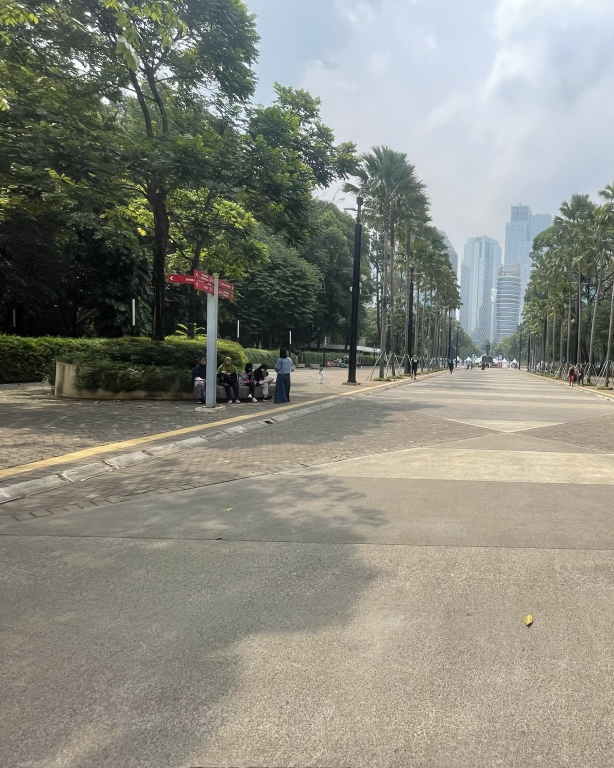
#> input picture streamlit_app/image1_60_left.jpg, 1228 x 1536 px (shown at 1/2 size)
$ python image_stitching.py
#> lines starting #> are read from the running program, lines starting #| are printed output that depends on the picture
#> further down, image1 is the input picture: shape (1536, 1228, 3); mean B, G, R 127.1, 137.2, 136.8
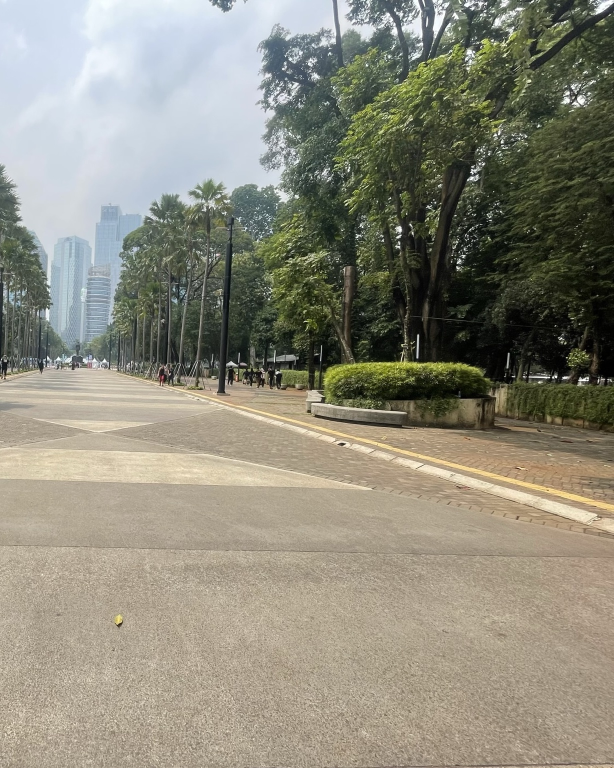
#> input picture streamlit_app/image1_60_right.jpg, 1228 x 1536 px (shown at 1/2 size)
#> further down, image2 is the input picture: shape (1536, 1228, 3); mean B, G, R 124, 138.6, 141.2
import cv2
import numpy as np
import platform

# if success status = 0 and return image result
def image_stitching(image1, image2):
    expos_comp = cv2.detail.ExposureCompensator_GAIN_BLOCKS
    ba_cost_func = cv2.detail_BundleAdjusterRay()

    features_finder_type = 'AKAZE'
    if features_finder_type == 'AKAZE':
        features_finder = cv2.AKAZE_create()
        match_conf = 0.65
    elif features_finder_type == 'ORB':
        features_finder = cv2.ORB_create()
        match_conf = 0.3
    elif features_finder_type == 'BRISK':
        features_finder = cv2.BRISK_create()
        match_conf = 0.65

    print('features finder', features_finder)
    seam_finder = cv2.detail.GraphCutSeamFinder('COST_COLOR')
    estimator = cv2.detail_AffineBasedEstimator()
    warp_type  = 'plane'
    wave_correct = 'plane'
    blend_type = 'multiband'
    blend_strength = 10    #overlap
    if platform.system() == 'Linux':
        try_cuda = True
    else:
        try_cuda = False
    matcher = cv2.detail.BestOf2NearestMatcher(try_cuda, match_conf=match_conf,num_matches_thresh1= 6,num_matches_thresh2= 6)
    compensator = cv2.detail.ExposureCompensator_createDefault(expos_comp)

    work_megapix = 2
    seam_megapix = 0.2
    compose_megapix = -1
    conf_thresh = 1
    ba_refine_mask = 'xxxxx'
    wave_correct = cv2.detail.WAVE_CORRECT_HORIZ

    seam_work_aspect = 1
    full_img_sizes = []
    features = []
    images = []
    is_work_scale_set = False
    is_seam_scale_set = False
    is_compose_scale_set = False
    image_names = [image1, image2]

    if image1 is None or image2 is None:
        status = -1
        return status, None

    for name in image_names:
        full_img = name
        full_img_sizes.append((name.shape[1], name.shape[0]))
        print(full_img_sizes)
        # this can be simplified
        if work_megapix < 0:
                img = full_img
                work_scale = 1
                is_work_scale_set = True
        else:
            if is_work_scale_set is False:
                work_scale = min(1.0, np.sqrt(work_megapix * 1e6 / (full_img.shape[0] * full_img.shape[1])))
                is_work_scale_set =    True
            img = cv2.resize(src=full_img, dsize=None, fx=work_scale, fy=work_scale, interpolation=cv2.INTER_LINEAR_EXACT)
            print(img.shape)
        if is_seam_scale_set is False:
            if seam_megapix > 0:
                seam_scale = min(1.0, np.sqrt(seam_megapix * 1e6 / (full_img.shape[0] * full_img.shape[1])))
            else:
                seam_scale = 1.0
            seam_work_aspect = seam_scale / work_scale
            is_seam_scale_set = True

        img_feat = cv2.detail.computeImageFeatures2(features_finder, img)
        features.append(img_feat)

        # this need to be adjusted
        img = cv2.resize(src=full_img, dsize=None, fx=seam_scale, fy=seam_scale, interpolation=cv2.INTER_LINEAR_EXACT)
        images.append(img)
        cv2.imshow('img', img)
#> this loop made 2 passes
#> (work_scale, is_work_scale_set, seam_scale, seam_work_aspect, is_seam_scale_set) on pass 1: (1, True, 0.326, 0.326, True)
#| [(1228, 1536)]
#| (1536, 1228, 3)
#| [(1228, 1536), (1228, 1536)]
#| (1536, 1228, 3)
#> pass 1, in image_stitching, `img = cv2.resize(src=full_img, dsize=None, fx=seam_scale, fy=seam_scal..`:
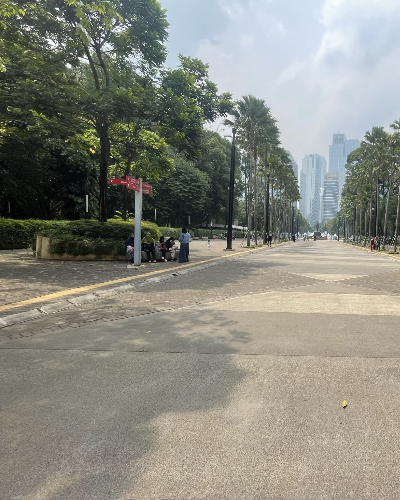
#> img: shape (500, 400, 3); mean B, G, R 127.1, 137.2, 136.8
#> pass 2, in image_stitching, `img = cv2.resize(src=full_img, dsize=None, fx=seam_scale, fy=seam_scal..`:
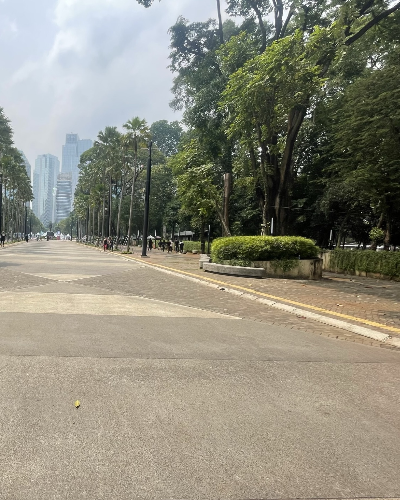
#> img: shape (500, 400, 3); mean B, G, R 124, 138.6, 141.2
#> after the loop, features = 2 items; full_img_sizes = [(1228, 1536), (1228, 1536)]; images = 2 items; is_seam_scale_set = True; seam_scale = 0.326; seam_work_aspect = 0.326
    try:
        p = matcher.apply2(features)
        matcher.collectGarbage()
    except:
        return -1, None

    indices = cv2.detail.leaveBiggestComponent(features, p, 0.3)
#> indices = [0]
    img_subset = []
    img_names_subset = []
    full_img_sizes_subset = []
    print(len(indices))
#| 1

    for i in range(len(indices)):
        img_names_subset.append(image_names[indices[i]])
        img_subset.append(images[indices[i]])
        full_img_sizes_subset.append(full_img_sizes[indices[i]])
#> this loop made 1 pass
#> after the loop, full_img_sizes_subset = [(1228, 1536)]; img_names_subset = 1 item; img_subset = 1 item
        # indices[i][0] = len(img_names_subset) - 1
        # indices[i][1] = len(img_names_subset) - 1

    images = img_subset
#> images = 1 item
    image_names = img_names_subset
#> image_names = 1 item
    full_img_sizes = full_img_sizes_subset
#> full_img_sizes = [(1228, 1536)]
    num_images = len(image_names)
#> num_images = 1

    b,cameras = estimator.apply(features, p, None)
#> b = True
    if not b:
        return -1, None
        # print("Homography estimation failed.")
        # exit()

    for cam in cameras:
        cam.R = cam.R.astype(np.float32)
#> this loop made 2 passes

    adjuster = ba_cost_func
    adjuster.setConfThresh(conf_thresh)
    refine_mask = np.zeros((3, 3), np.uint8)
    if ba_refine_mask[0] == 'x':
        refine_mask[0][0] = 1
    if ba_refine_mask[1] == 'x':
        refine_mask[0][1] = 1
    if ba_refine_mask[2] == 'x':
        refine_mask[0][2] = 1
    if ba_refine_mask[3] == 'x':
        refine_mask[1][1] = 1
    if ba_refine_mask[4] == 'x':
        refine_mask[1][2] = 1

    adjuster.setRefinementMask(refine_mask)
    print('type of p', type(p))
#| type of p <class 'tuple'>
    print('type of cameras', type(cameras))
#| type of cameras <class 'tuple'>
    print('type of features', type(features))
#| type of features <class 'list'>
    try:
        b, cameras = adjuster.apply(features, p, cameras)
    except:
        print("camera parameters adjusting failed.")
        return -1, None
        # print("Camera parameters adjusting failed.")
        # exit()
    if not b:
        print("Camera parameters adjusting failed.")
        return -1, None
        # print("Camera parameters adjusting failed.")
        # exit()

    focals = []
    for cam in cameras:
        focals.append(cam.focal)
    focals.sort()
    if len(focals) % 2 == 1:
        warped_image_scale = focals[len(focals) // 2]
    else:
        warped_image_scale = focals[len(focals) // 2 - 1] + focals[len(focals) // 2]
    if wave_correct is not None:
        rmats = []
        for cam in cameras:
            rmats.append(np.copy(cam.R))
        cv2.detail.waveCorrect(rmats, wave_correct)
        for idx, cam in enumerate(cameras):
            cam.R = rmats[idx]

    corners = []
    masks_warped = []
    images_warped = []
    sizes = []
    masks = []

    for i in range(0, num_images):
        um = cv2.UMat(255 * np.ones(images[i].shape[:2], dtype=np.uint8))
        masks.append(um)

    warper = cv2.PyRotationWarper(warp_type, warped_image_scale * seam_work_aspect)
    for idx in range(0, num_images):
        K = cameras[idx].K().astype(np.float32)
        swa = seam_work_aspect
        K[0][0] *= swa
        K[0][2] *= swa
        K[1][1] *= swa
        K[1][2] *= swa
        corner, image_wp = warper.warp(images[idx], K, cameras[idx].R, cv2.INTER_LINEAR, cv2.BORDER_REFLECT)
        corners.append(corner)
        sizes.append((image_wp.shape[1], image_wp.shape[0]))
        images_warped.append(image_wp)
        p, mask_wp = warper.warp(masks[idx], K, cameras[idx].R, cv2.INTER_NEAREST, cv2.BORDER_CONSTANT)
        masks_warped.append(mask_wp.get())

    images_warped_f = []
    for img in images_warped:
        imgf = img.astype(np.float32)
        images_warped_f.append(imgf)

    print('image warped f', len(images_warped_f))
    cv2.imshow('image warped f 1', images_warped_f[0])
    cv2.imshow('image warped f 2', images_warped_f[1])
    cv2.waitKey(0)

    compensator.feed(corners=corners, images=images_warped, masks=masks_warped)
    seam_finder = seam_finder.find(images_warped_f, corners, masks_warped)
    compose_scale = 1
    corners = []
    sizes = []
    blenders = None
    timelapser = None

    for idx, name in enumerate(image_names):
        full_img = name
        if not is_compose_scale_set:
            if compose_megapix > 0:
                compose_scale = min(1.0, np.sqrt(compose_megapix * 1e6 / (full_img.shape[0] * full_img.shape[1])))
            is_compose_scale_set = True

            compose_work_aspect = compose_scale / work_scale
            warped_image_scale *= compose_work_aspect
            warper = cv2.PyRotationWarper(warp_type, warped_image_scale)
            for i in range(0, len(image_names)):
                cameras[i].focal *= compose_work_aspect
                cameras[i].ppx *= compose_work_aspect
                cameras[i].ppy *= compose_work_aspect
                sz = (full_img_sizes[i][0] * compose_scale, full_img_sizes[i][1] * compose_scale)
                K = cameras[i].K().astype(np.float32)
                roi = warper.warpRoi(sz, K, cameras[i].R)
                corners.append(roi[0:2])
                sizes.append(roi[2:4])

        resize_factor = abs(compose_scale - 1)

        if resize_factor > 1e-1:

            img = cv2.resize(src=full_img, dsize=None, fx=compose_scale, fy=compose_scale, interpolation=cv2.INTER_LINEAR_EXACT)
        else:
            print('img is full img')
            img = full_img

        _img_size = (img.shape[1], img.shape[0])
        print(_img_size)

        K = cameras[idx].K().astype(np.float32)
        corner, image_warped = warper.warp(img, K, cameras[idx].R, cv2.INTER_LINEAR, cv2.BORDER_REFLECT)

        mask = 255 * np.ones((img.shape[0], img.shape[1]), dtype=np.uint8)
        p, mask_warped = warper.warp(mask, K, cameras[idx].R, cv2.INTER_NEAREST, cv2.BORDER_CONSTANT)
        compensator.apply(idx, corners[idx], image_warped, mask_warped)

        image_warped_s = image_warped.astype(np.int16)
        dilated_mask = cv2.dilate(masks_warped[idx], None)
        seam_mask = cv2.resize(dilated_mask, (mask_warped.shape[1], mask_warped.shape[0]), 0, 0, cv2.INTER_LINEAR_EXACT)
        mask_warped = cv2.bitwise_and(seam_mask, mask_warped)

        #blender
        if blenders is None:
            blenders = cv2.detail.Blender_createDefault(cv2.detail.Blender_NO)
            overlap_point1 = -(int(image1.shape[0]*100-blend_strength/100)) , image1.shape[1]
            overlap_point2 = [int(image2.shape[0]*100-blend_strength/100), image2.shape[1]]
            overlap_size1 = [image1.shape[0]/ blend_strength, image1.shape[1]]
            overlap_size2 = [image2.shape[0]/blend_strength, image2.shape[1]]
            print(overlap_point1 , overlap_point2)
            print(overlap_size1 , overlap_size2)
                        # overlap_sz = cv2.detail.overlapRoi[)
            # print('overlap size', overlap_sz)
            dst_sz = cv2.detail.resultRoi(corners=corners, sizes=sizes)

            blend_width = np.sqrt(dst_sz[2]*dst_sz[3]) * blend_strength / 100
            # blend_width = np.sqrt(dst_sz[2] * dst_sz[3]) * blend_strength / 100

            if blend_width < 1:
                blenders = cv2.detail.Blender_createDefault(cv2.detail.Blender_NO)
            elif blend_type == 'multiband':
                blenders = cv2.detail_MultiBandBlender()
                blenders.setNumBands((np.log(blend_width) / np.log(2.) - 1.).astype(np.int32))
            elif blend_type == 'feather':
                blenders = cv2.detail_FeatherBlender()
                blenders.setSharpness(1. / blend_width)
            blenders.prepare(dst_sz)

        blenders.feed(cv2.UMat(image_warped_s), mask_warped, corners[idx])
    crop_width = image1.shape[1] + image2.shape[1]
    crop_height = min(image1.shape[0], image2.shape[0])
    print('crop width', crop_width)
    print('crop height', crop_height)
    mid_x, mid_y = int(crop_width/2), int(crop_height/2)

    result = None
    result_mask = None
    result, result_mask = blenders.blend(result, result_mask)
    # cropped_result = result[0:crop_height, 0:crop_width]
    result = result.astype(np.int16)
    status = 0
    # return status, cropped_result
    return status, result

if __name__ == "__main__":
    image1 = cv2.imread('image1_60_left.jpg')
    image2 = cv2.imread('image1_60_right.jpg')
    cv2.imshow('image1', image1)
    cv2.imshow('image2', image2)
    cv2.waitKey(0)
    status, image_result = image_stitching(image1=image1, image2=image2)
#> status = -1
    if status == -1:
        print('image stitching failed')
        exit()
#> (the program exits here)
